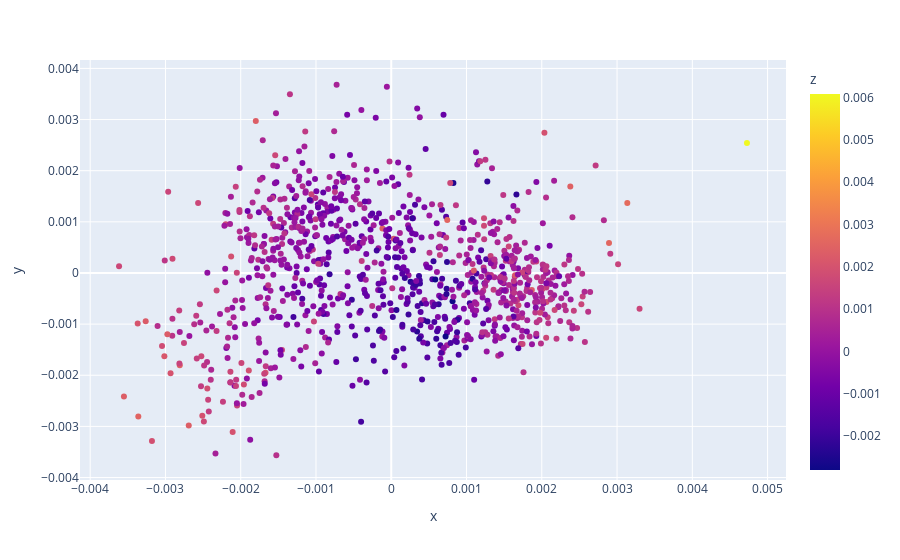

Here is the notebook cell this chart was saved with:
### Code cell
p = pca.fit_transform(np.array(vectors[:1000]))
p = pd.DataFrame(p,columns=["x",'y','z'])
p['headline'] = df.head(1000)["headline"].values
fig = px.scatter(p, x="x", y="y",hover_name="headline", color = "z", size_max=60)
fig.update_layout(
     height=1200)
fig.show()

### Figure 1 — Plotly figure (JSON) as saved in the notebook; plotly's stock layout.template omitted (floating-point values rounded to 4 significant figures; data arrays with more than 128 entries replaced by an {"elided": "..."} marker saying what was removed)
{"data": [{"hovertemplate": "<b>%{hovertext}</b><br><br>x=%{x}<br>y=%{y}<br>z=%{marker.color}<extra></extra>", "hovertext": {"elided": "1000 str values"}, "legendgroup": "", "marker": {"color": {"elided": "1000 float values"}, "coloraxis": "coloraxis", "symbol": "circle"}, "mode": "markers", "name": "", "orientation": "v", "showlegend": false, "type": "scatter", "x": {"elided": "1000 float values"}, "xaxis": "x", "y": {"elided": "1000 float values"}, "yaxis": "y"}], "layout": {"autosize": true, "coloraxis": {"colorbar": {"title": {"text": "z"}}, "colorscale": [[0, "#0d0887"], [0.1111, "#46039f"], [0.2222, "#7201a8"], [0.3333, "#9c179e"], [0.4444, "#bd3786"], [0.5556, "#d8576b"], [0.6667, "#ed7953"], [0.7778, "#fb9f3a"], [0.8889, "#fdca26"], [1, "#f0f921"]]}, "legend": {"tracegroupgap": 0}, "margin": {"t": 60}, "xaxis": {"anchor": "y", "autorange": true, "domain": [0, 1], "range": [-0.004105, 0.005215], "title": {"text": "x"}, "type": "linear"}, "yaxis": {"anchor": "x", "autorange": true, "domain": [0, 1], "range": [-0.003999, 0.004115], "title": {"text": "y"}, "type": "linear"}}}
